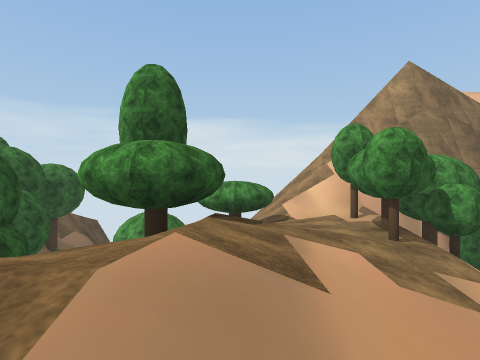
view 1 (above)

16 first-person views from a walk through a scene from a Unity 3-D project. The camera is 1.3 m above the floor, looks level and sees 80° across. The floor is counted in squares, 2 m on a side. Each view is taken from the middle of a square. On the plan, view 1 faces up. The plan holds only what a view shows up to about 9 squares ahead; the rest is blank. The place goes on beyond the plan. Some trees and plants on the terrain are drawn as simple stand-ins. The player character is not drawn. Some animated figures are not drawn. Some surface patterns are stand-ins.

view 2
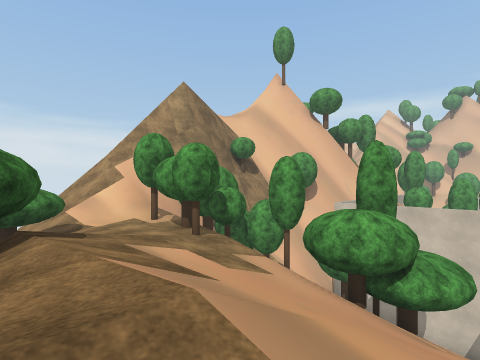

view 3
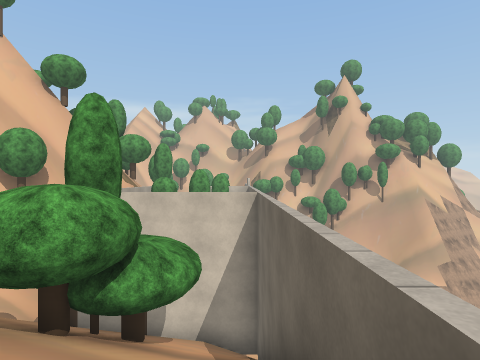

view 4
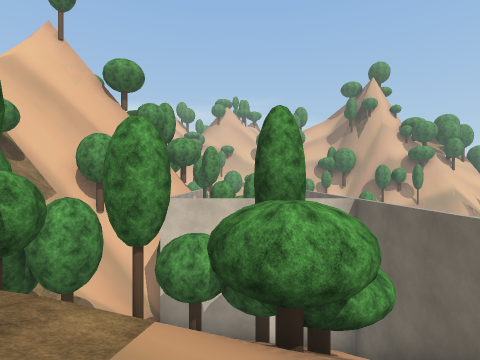

view 5
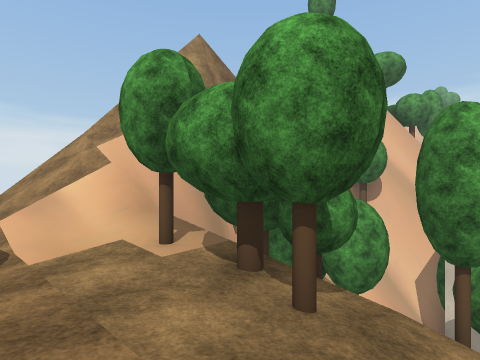

view 6
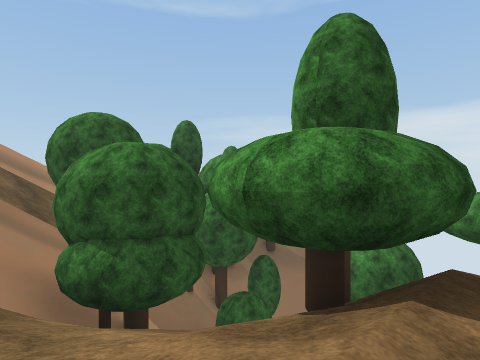

view 7
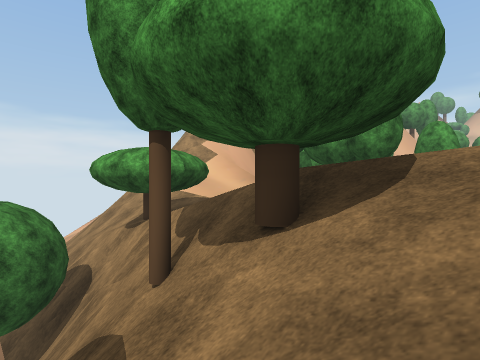

view 8
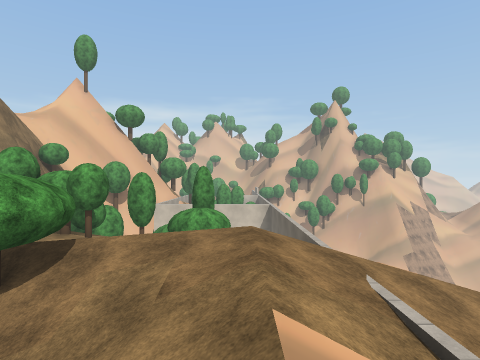

view 9
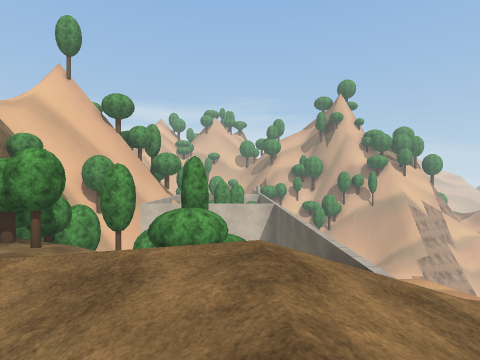

view 10
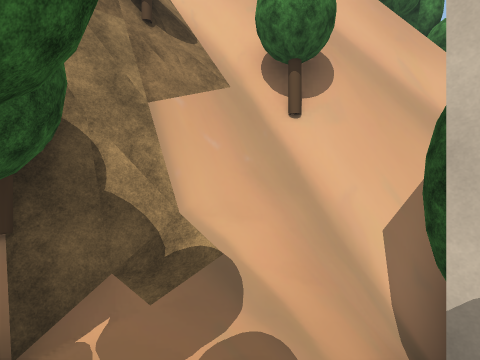

view 11
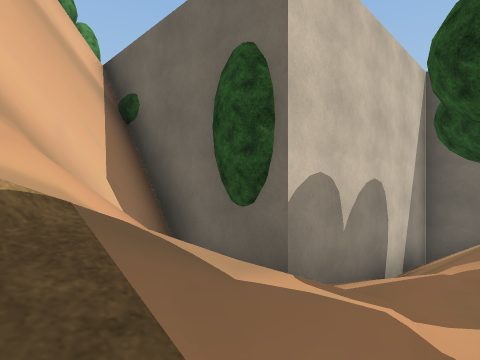

view 12
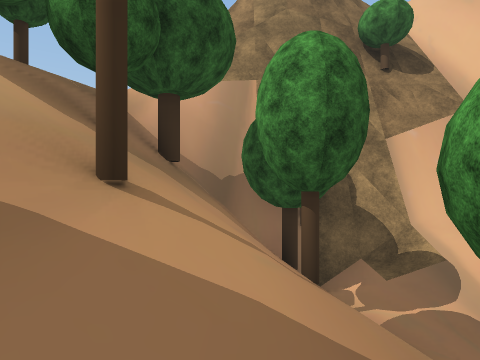

view 13
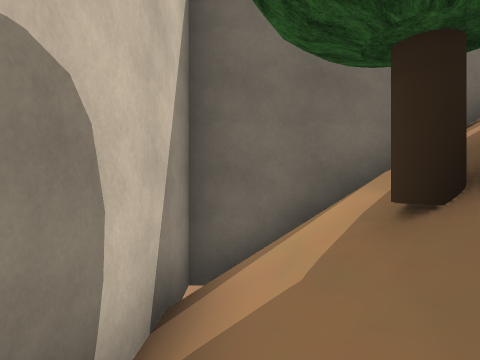

view 14
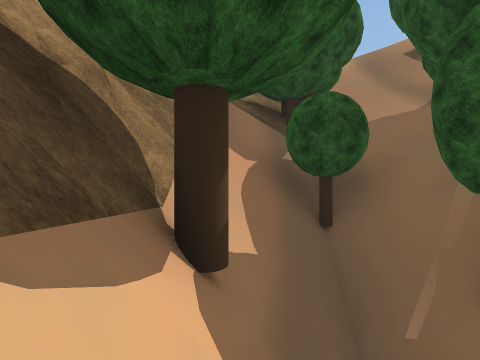

view 15
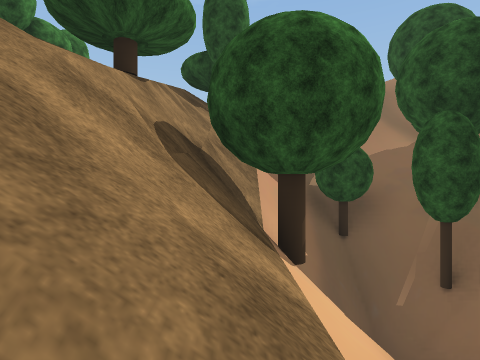

view 16
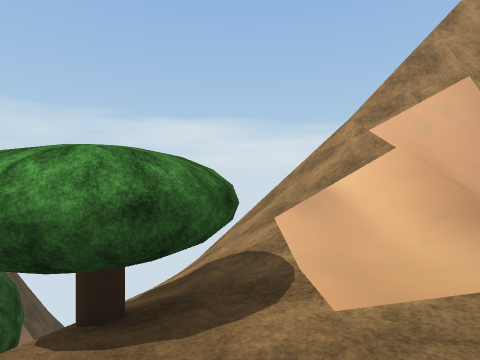

### Floor plan
Key: @ floor where view 1 was taken; # wall or solid block; x gap in a wall; . main floor; : floor 0.75 m higher than the main floor; - floor 0.75 m lower than the main floor; + floor 1.5 m higher than the main floor; _ floor 4 m lower than the main floor; < floor 5.75 m lower than the main floor; ( floor 6.5 m lower than the main floor; / step, stairs or slope; = window, fence, low wall or low ledge; v drop or lower ground; T tree.
Columns run from 5 left of view 1 to 17 right of it. Each row starts with its distance up from view 1.
 13    / //=#
 12   //////###
 11   ///////=##
 10   =##/////v#
  9 #v##T////=#######
  8 Tv#TTT..:/T/T//###   ##
  7 TTvv/...T///<(//=#   #
  6 /Tv//:..TT///////#  #
  5 /x/-T/:.T/T////TT####
  4 TT///:://////T/#    T
  3 /////////TT//T/#
  2 /////////TT_///#
  1 ////+/////T////#
  0  ////@/// ///  #
 -1   /////#########
 -2    ///
 -3     v/

Where each view was taken, in squares from view 1:
view 1: 0 up, 0 right, facing up
view 2: 0 up, 1 left, facing up-right
view 3: 0 up, 1 right, facing right
view 4: 3 up, 1 right, facing right
view 5: 4 up, 1 right, facing up-right
view 6: 2 up, 0 right, facing up-left
view 7: 3 up, 3 left, facing up-right
view 8: 1 up, 5 left, facing right
view 9: 1 up, 3 left, facing right
view 10: 5 up, 7 right, facing up-right
view 11: 8 up, 8 right, facing down-right
view 12: 3 up, 6 right, facing up
view 13: 4 up, 9 right, facing down
view 14: 11 up, 3 left, facing down
view 15: 13 up, 2 left, facing down
view 16: 6 up, 1 right, facing up
